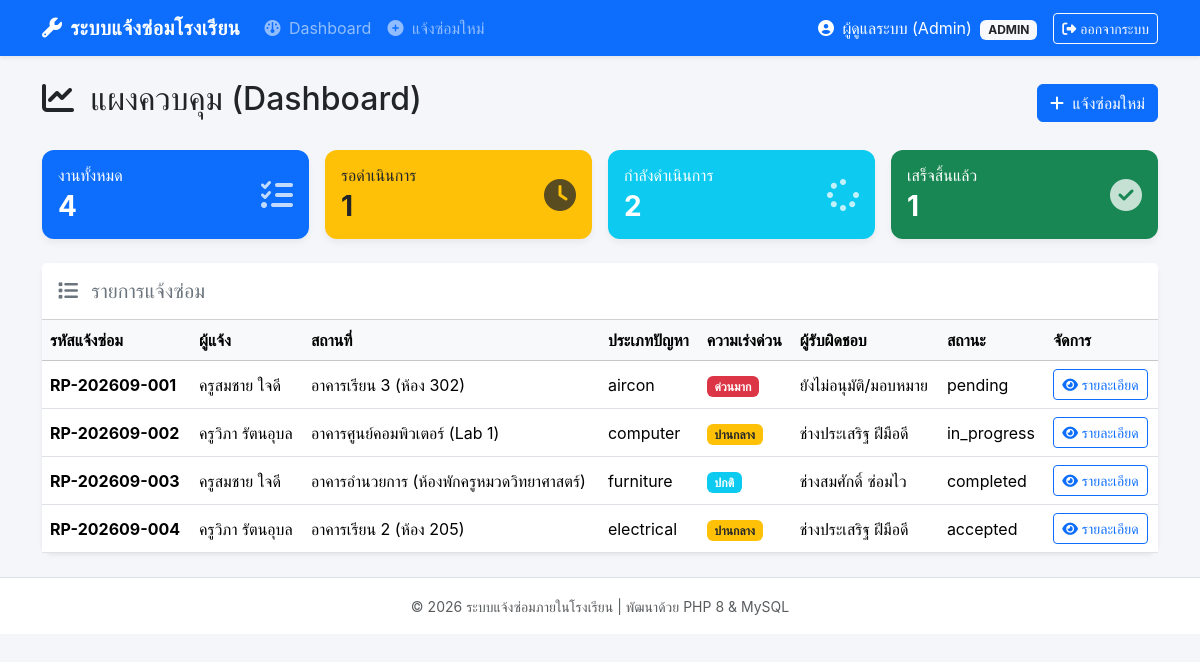
/index.php (signed in), run on the app's committed database.
### tables this page shows
CREATE TABLE IF NOT EXISTS `repair_requests` (
  `id` INT AUTO_INCREMENT PRIMARY KEY,
  `request_no` VARCHAR(30) NOT NULL UNIQUE,
  `user_id` INT NOT NULL,
  `building` VARCHAR(100) NOT NULL,
  `room` VARCHAR(50) NOT NULL,
  `problem_type` ENUM('electrical', 'furniture', 'computer', 'aircon', 'other') NOT NULL,
  `description` TEXT NOT NULL,
  `urgency` ENUM('low', 'medium', 'high') DEFAULT 'medium',
  `status` ENUM('pending', 'accepted', 'in_progress', 'completed') DEFAULT 'pending',
  `assigned_to` INT DEFAULT NULL,
  `due_date` DATE DEFAULT NULL,
  `completion_date` DATE DEFAULT NULL,
  `cost` DECIMAL(10,2) DEFAULT NULL,
  `result` TEXT DEFAULT NULL,
  `created_at` TIMESTAMP DEFAULT CURRENT_TIMESTAMP,
  FOREIGN KEY (`user_id`) REFERENCES `users`(`id`) ON DELETE CASCADE,
  FOREIGN KEY (`assigned_to`) REFERENCES `users`(`id`) ON DELETE SET NULL
);

CREATE TABLE IF NOT EXISTS `users` (
  `id` INT AUTO_INCREMENT PRIMARY KEY,
  `username` VARCHAR(50) NOT NULL UNIQUE,
  `password` VARCHAR(255) NOT NULL,
  `fullname` VARCHAR(100) NOT NULL,
  `role` ENUM('admin', 'teacher', 'technician') NOT NULL DEFAULT 'teacher',
  `email` VARCHAR(100) DEFAULT NULL,
  `created_at` TIMESTAMP DEFAULT CURRENT_TIMESTAMP
);

### config/auth.php (called while the page is built, shortened)
<?php
function currentUser(): ?array {
    if (isset($_SESSION['user_id'])) {
        return [
            'id'       => $_SESSION['user_id'],
            'username' => $_SESSION['username'],
            'fullname' => $_SESSION['fullname'],
            'role'     => $_SESSION['role'],
            'email'    => $_SESSION['email'] ?? ''
        ];
    }
    return null;
}
?>

### index.php (the view, shortened to what this page needs)
<?php
require_once 'includes/header.php';
$user = currentUser();
try {
    $pdo = Database::getInstance();
    $whereClause = "";
    $params = [];
    $stats = [
        'total'       => $pdo->query("SELECT COUNT(*) FROM repair_requests")->fetchColumn(),
        'pending'     => $pdo->query("SELECT COUNT(*) FROM repair_requests WHERE status = 'pending'")->fetchColumn(),
        'in_progress' => $pdo->query("SELECT COUNT(*) FROM repair_requests WHERE status IN ('accepted', 'in_progress')")->fetchColumn(),
        'completed'   => $pdo->query("SELECT COUNT(*) FROM repair_requests WHERE status = 'completed'")->fetchColumn(),
    ];
    $stmt = $pdo->prepare("
        SELECT r.*, u.fullname AS reporter_name, t.fullname AS tech_name
        FROM repair_requests r
        JOIN users u ON r.user_id = u.id
        LEFT JOIN users t ON r.assigned_to = t.id
        $whereClause
        ORDER BY r.created_at DESC
    ");
    $stmt->execute($params);
    $requests = $stmt->fetchAll();
} catch (Exception $e) {
    echo "<div class='alert alert-danger'>" . htmlspecialchars($e->getMessage()) . "</div>";
    $stats = ['total' => 0, 'pending' => 0, 'in_progress' => 0, 'completed' => 0];
    $requests = [];
}
?>
<div class="d-flex justify-content-between align-items-center mb-4">
    <h2><i class="fa-solid fa-chart-line me-2"></i> แผงควบคุม (Dashboard)</h2>
    <?php if ($user['role'] === 'teacher' || $user['role'] === 'admin'): ?>
        <a href="create_request.php" class="btn btn-primary"><i class="fa-solid fa-plus me-1"></i> แจ้งซ่อมใหม่</a>
    <?php endif; ?>
</div>
<div class="row g-3 mb-4">
    <div class="col-md-3">
        <div class="card stat-card bg-primary text-white p-3">
            <div class="d-flex justify-content-between align-items-center">
                <div>
                    <h6 class="mb-1">งานทั้งหมด</h6>
                    <h3 class="mb-0 fw-bold"><?= $stats['total'] ?></h3>
                </div>
                <i class="fa-solid fa-list-check fa-2x opacity-75"></i>
            </div>
        </div>
    </div>
    <div class="col-md-3">
        <div class="card stat-card bg-warning text-dark p-3">
            <div class="d-flex justify-content-between align-items-center">
                <div>
                    <h6 class="mb-1">รอดำเนินการ</h6>
                    <h3 class="mb-0 fw-bold"><?= $stats['pending'] ?></h3>
                </div>
                <i class="fa-solid fa-clock fa-2x opacity-75"></i>
            </div>
        </div>
    </div>
    <div class="col-md-3">
        <div class="card stat-card bg-info text-white p-3">
            <div class="d-flex justify-content-between align-items-center">
                <div>
                    <h6 class="mb-1">กำลังดำเนินการ</h6>
                    <h3 class="mb-0 fw-bold"><?= $stats['in_progress'] ?></h3>
                </div>
                <i class="fa-solid fa-spinner fa-2x opacity-75"></i>
            </div>
        </div>
    </div>
    <div class="col-md-3">
        <div class="card stat-card bg-success text-white p-3">
            <div class="d-flex justify-content-between align-items-center">
                <div>
                    <h6 class="mb-1">เสร็จสิ้นแล้ว</h6>
                    <h3 class="mb-0 fw-bold"><?= $stats['completed'] ?></h3>
                </div>
                <i class="fa-solid fa-circle-check fa-2x opacity-75"></i>
            </div>
        </div>
    </div>
</div>
<div class="card shadow-sm">
    <div class="card-header bg-white py-3">
        <h5 class="mb-0 text-secondary"><i class="fa-solid fa-list me-2"></i> รายการแจ้งซ่อม</h5>
    </div>
    <div class="card-body p-0">
        <div class="table-responsive">
            <table class="table table-hover align-middle mb-0">
                <thead class="table-light">
                    <tr>
                        <th>รหัสแจ้งซ่อม</th>
                        <th>ผู้แจ้ง</th>
                        <th>สถานที่</th>
                        <th>ประเภทปัญหา</th>
                        <th>ความเร่งด่วน</th>
                        <th>ผู้รับผิดชอบ</th>
                        <th>สถานะ</th>
                        <th>จัดการ</th>
                    </tr>
                </thead>
                <tbody>
                    <?php if (count($requests) > 0): ?>
                        <?php foreach ($requests as $req): ?>
                            <tr>
                                <td><strong><?= htmlspecialchars($req['request_no']) ?></strong></td>
                                <td><?= htmlspecialchars($req['reporter_name']) ?></td>
                                <td><?= htmlspecialchars($req['building'] . ' (' . $req['room'] . ')') ?></td>
                                <td>
                                    <?php
                                    $problemTypeBadges = [
                                        'electrical' => '<span class="badge bg-warning text-dark"><i class="fa-solid fa-bolt me-1"></i>ระบบไฟฟ้า</span>',
                                        'furniture'  => '<span class="badge bg-secondary"><i class="fa-solid fa-chair me-1"></i>ครุภัณฑ์</span>',
                                        'computer'   => '<span class="badge bg-info text-dark"><i class="fa-solid fa-desktop me-1"></i>คอมพิวเตอร์</span>',
                                        'aircon'     => '<span class="badge bg-primary"><i class="fa-solid fa-snowflake me-1"></i>เครื่องปรับอากาศ</span>',
                                        'other'      => '<span class="badge bg-dark"><i class="fa-solid fa-screwdriver-wrench me-1"></i>อื่นๆ</span>'
                                    ];
                                    echo $problemTypeBadges[$req['problem_type']] ?? htmlspecialchars($req['problem_type']);
                                    ?>
                                </td>
                                <td>
                                    <?php if ($req['urgency'] === 'high'): ?>
                                        <span class="badge bg-danger">ด่วนมาก</span>
                                    <?php elseif ($req['urgency'] === 'medium'): ?>
                                        <span class="badge bg-warning text-dark">ปานกลาง</span>
                                    <?php else: ?>
                                        <span class="badge bg-info">ปกติ</span>
                                    <?php endif; ?>
                                </td>
                                <td><?= htmlspecialchars($req['tech_name'] ?? 'ยังไม่อนุมัติ/มอบหมาย') ?></td>
                                <td>
                                    <?php
                                    $statusBadges = [
                                        'pending'     => '<span class="badge bg-warning text-dark">รอรับเรื่อง</span>',
                                        'accepted'    => '<span class="badge bg-info">รับเรื่องแล้ว</span>',
                                        'in_progress' => '<span class="badge bg-primary">กำลังดำเนินการ</span>',
                                        'completed'   => '<span class="badge bg-success">เสร็จสมบูรณ์</span>'
                                    ];
                                    echo $statusBadges[$req['status']] ?? $req['status'];
                                    ?>
                                </td>
                                <td>
                                    <a href="view_request.php?id=<?= $req['id'] ?>" class="btn btn-outline-primary btn-sm">
                                        <i class="fa-solid fa-eye"></i> รายละเอียด
                                    </a>
                                </td>
                            </tr>
                        <?php endforeach; ?>
                    <?php else: ?>
                        <tr>
                            <td colspan="8" class="text-center py-4 text-muted">ยังไม่มีข้อมูลการแจ้งซ่อม</td>
                        </tr>
                    <?php endif; ?>
                </tbody>
            </table>
        </div>
    </div>
</div>
<?php require_once 'includes/footer.php'; ?>

### includes/header.php (shortened to what this page needs)
<?php
require_once __DIR__ . '/../config/auth.php';
$user = currentUser();
?>
<!DOCTYPE html>
<html lang="th">
<head>
    <link href="https://cdn.jsdelivr.net/npm/bootstrap@5.3.2/dist/css/bootstrap.min.css" rel="stylesheet">
    <link href="https://cdnjs.cloudflare.com/ajax/libs/font-awesome/6.4.0/css/all.min.css" rel="stylesheet">
    <link rel="stylesheet" href="assets/css/style.css">
</head>
<body>
<nav class="navbar navbar-expand-lg navbar-dark bg-primary shadow-sm">
    <div class="container">
        <a class="navbar-brand" href="index.php"><i class="fa-solid fa-wrench me-2"></i>ระบบแจ้งซ่อมโรงเรียน</a>
        <?php if ($user): ?>
        <div class="collapse navbar-collapse" id="navbarNav">
            <ul class="navbar-nav me-auto">
                <li class="nav-item">
                    <a class="nav-link" href="index.php"><i class="fa-solid fa-gauge me-1"></i> Dashboard</a>
                </li>
                <?php if ($user['role'] === 'teacher' || $user['role'] === 'admin'): ?>
                <li class="nav-item">
                    <a class="nav-link" href="create_request.php"><i class="fa-solid fa-plus-circle me-1"></i> แจ้งซ่อมใหม่</a>
                </li>
                <?php endif; ?>
            </ul>
            <div class="d-flex align-items-center text-white">
                <span class="me-3">
                    <i class="fa-solid fa-circle-user me-1"></i>
                    <?= htmlspecialchars($user['fullname']) ?>
                    <span class="badge bg-light text-dark ms-1"><?= strtoupper($user['role']) ?></span>
                </span>
                <a href="login.php?logout=1" class="btn btn-outline-light btn-sm"><i class="fa-solid fa-right-from-bracket"></i> ออกจากระบบ</a>
            </div>
        </div>
        <?php endif; ?>
    </div>
</nav>
<div class="container my-4">

### includes/footer.php (shortened to what this page needs)
</div>
<footer class="footer mt-auto py-3 bg-white border-top text-center text-muted">
    <div class="container">
        <small>&copy; <?= date('Y') ?> ระบบแจ้งซ่อมภายในโรงเรียน | พัฒนาด้วย PHP 8 & MySQL</small>
    </div>
</footer>
</body>
</html>

### assets/css/style.css (style rules this page uses)
body { background-color: #f4f6f9; font-family: 'Sarabun', -apple-system, BlinkMacSystemFont, "Segoe UI", Roboto, sans-serif; }
.navbar-brand { font-weight: bold; letter-spacing: 0.5px; }
.card { border: none; border-radius: 12px; box-shadow: 0 4px 6px rgba(0, 0, 0, 0.05); }
.stat-card { transition: transform 0.2s ease-in-out; }

### data on the page
repair_requests: id "1", user "2", request_no "RP-202609-001", user.fullname "ครูสมชาย ใจดี", building+room "อาคารเรียน 3 (ห้อง 302)", problem_type "aircon", urgency "ด่วนมาก", tech_name "ยังไม่อนุมัติ/มอบหมาย", status "pending"
repair_requests: request_no "RP-202609-002", user.fullname "ครูวิภา รัตนอุบล", building+room "อาคารศูนย์คอมพิวเตอร์ (Lab 1)", problem_type "computer", urgency "ปานกลาง", assigned_to.fullname "ช่างประเสริฐ ฝีมือดี", status "in_progress"
repair_requests: request_no "RP-202609-003", user.fullname "ครูสมชาย ใจดี", building+room "อาคารอำนวยการ (ห้องพักครูหมวดวิทยาศาสตร์)", problem_type "furniture", urgency "ปกติ", assigned_to.fullname "ช่างสมศักดิ์ ซ่อมไว", status "completed"
repair_requests: request_no "RP-202609-004", user.fullname "ครูวิภา รัตนอุบล", building+room "อาคารเรียน 2 (ห้อง 205)", problem_type "electrical", urgency "ปานกลาง", assigned_to.fullname "ช่างประเสริฐ ฝีมือดี", status "accepted"

### other printed values
$user['fullname'] "ผู้ดูแลระบบ (Admin)"
$user['role'] "ADMIN"
$stats['total'] "4"
